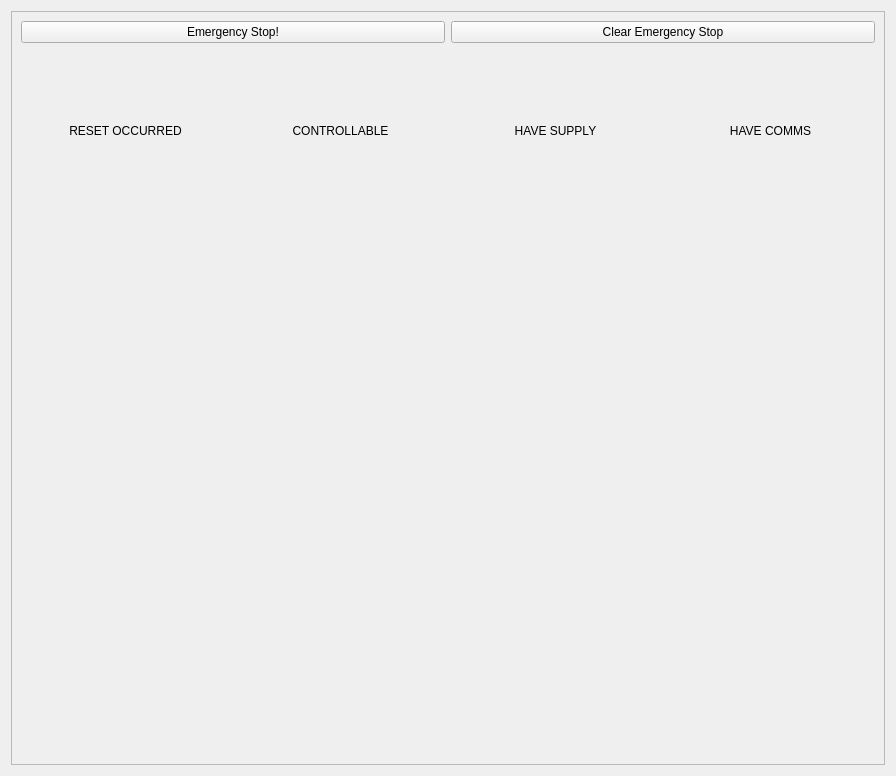
<?xml version="1.0" encoding="UTF-8"?>
<ui version="4.0">
 <class>ControllerStatusPanelWidget</class>
 <widget class="QWidget" name="ControllerStatusPanelWidget">
  <property name="geometry">
   <rect>
    <x>0</x>
    <y>0</y>
    <width>896</width>
    <height>776</height>
   </rect>
  </property>
  <property name="windowTitle">
   <string>Form</string>
  </property>
  <layout class="QGridLayout" name="gridLayout_2">
   <item row="0" column="0">
    <widget class="QScrollArea" name="scrollArea">
     <property name="widgetResizable">
      <bool>true</bool>
     </property>
     <widget class="QWidget" name="scrollAreaWidgetContents_2">
      <property name="geometry">
       <rect>
        <x>0</x>
        <y>0</y>
        <width>876</width>
        <height>756</height>
       </rect>
      </property>
      <layout class="QGridLayout" name="gridLayout_5">
       <item row="3" column="0">
        <widget class="QwtPlot" name="raw_joint_states_plot"/>
       </item>
       <item row="2" column="0">
        <widget class="QwtPlot" name="joint_states_plot"/>
       </item>
       <item row="0" column="0" rowspan="2" colspan="2">
        <layout class="QGridLayout" name="gridLayout_3">
         <item row="2" column="0">
          <widget class="QLabel" name="reset_occurred_icon">
           <property name="frameShape">
            <enum>QFrame::NoFrame</enum>
           </property>
           <property name="frameShadow">
            <enum>QFrame::Plain</enum>
           </property>
           <property name="lineWidth">
            <number>1</number>
           </property>
           <property name="text">
            <string>&lt;reset_occured_icon&gt;</string>
           </property>
           <property name="alignment">
            <set>Qt::AlignCenter</set>
           </property>
          </widget>
         </item>
         <item row="2" column="2">
          <widget class="QLabel" name="have_supply_icon">
           <property name="frameShape">
            <enum>QFrame::NoFrame</enum>
           </property>
           <property name="text">
            <string>&lt;have_supply_icon&gt;</string>
           </property>
           <property name="alignment">
            <set>Qt::AlignCenter</set>
           </property>
          </widget>
         </item>
         <item row="2" column="3">
          <widget class="QLabel" name="have_comms_icon">
           <property name="text">
            <string>&lt;have_comms_icon&gt;</string>
           </property>
           <property name="alignment">
            <set>Qt::AlignCenter</set>
           </property>
          </widget>
         </item>
         <item row="1" column="0">
          <widget class="QLabel" name="reset_occured_label">
           <property name="text">
            <string>RESET OCCURRED</string>
           </property>
           <property name="alignment">
            <set>Qt::AlignCenter</set>
           </property>
          </widget>
         </item>
         <item row="1" column="1">
          <widget class="QLabel" name="controllable_label">
           <property name="text">
            <string>CONTROLLABLE</string>
           </property>
           <property name="alignment">
            <set>Qt::AlignCenter</set>
           </property>
          </widget>
         </item>
         <item row="1" column="2">
          <widget class="QLabel" name="have_supply_label">
           <property name="text">
            <string>HAVE SUPPLY</string>
           </property>
           <property name="alignment">
            <set>Qt::AlignCenter</set>
           </property>
          </widget>
         </item>
         <item row="1" column="3">
          <widget class="QLabel" name="have_comms_label">
           <property name="text">
            <string>HAVE COMMS</string>
           </property>
           <property name="alignment">
            <set>Qt::AlignCenter</set>
           </property>
          </widget>
         </item>
         <item row="0" column="0" colspan="2">
          <widget class="QPushButton" name="emergency_stop_button">
           <property name="text">
            <string>Emergency Stop!</string>
           </property>
          </widget>
         </item>
         <item row="0" column="2" colspan="2">
          <widget class="QPushButton" name="clear_emergency_stop_button">
           <property name="text">
            <string>Clear Emergency Stop</string>
           </property>
          </widget>
         </item>
         <item row="2" column="1">
          <widget class="QLabel" name="controllable_icon">
           <property name="text">
            <string>&lt;controllable_icon&gt;</string>
           </property>
           <property name="alignment">
            <set>Qt::AlignCenter</set>
           </property>
          </widget>
         </item>
        </layout>
       </item>
      </layout>
     </widget>
    </widget>
   </item>
  </layout>
 </widget>
 <customwidgets>
  <customwidget>
   <class>QwtPlot</class>
   <extends>QFrame</extends>
   <header>qwt_plot.h</header>
  </customwidget>
 </customwidgets>
 <resources/>
 <connections/>
</ui>
